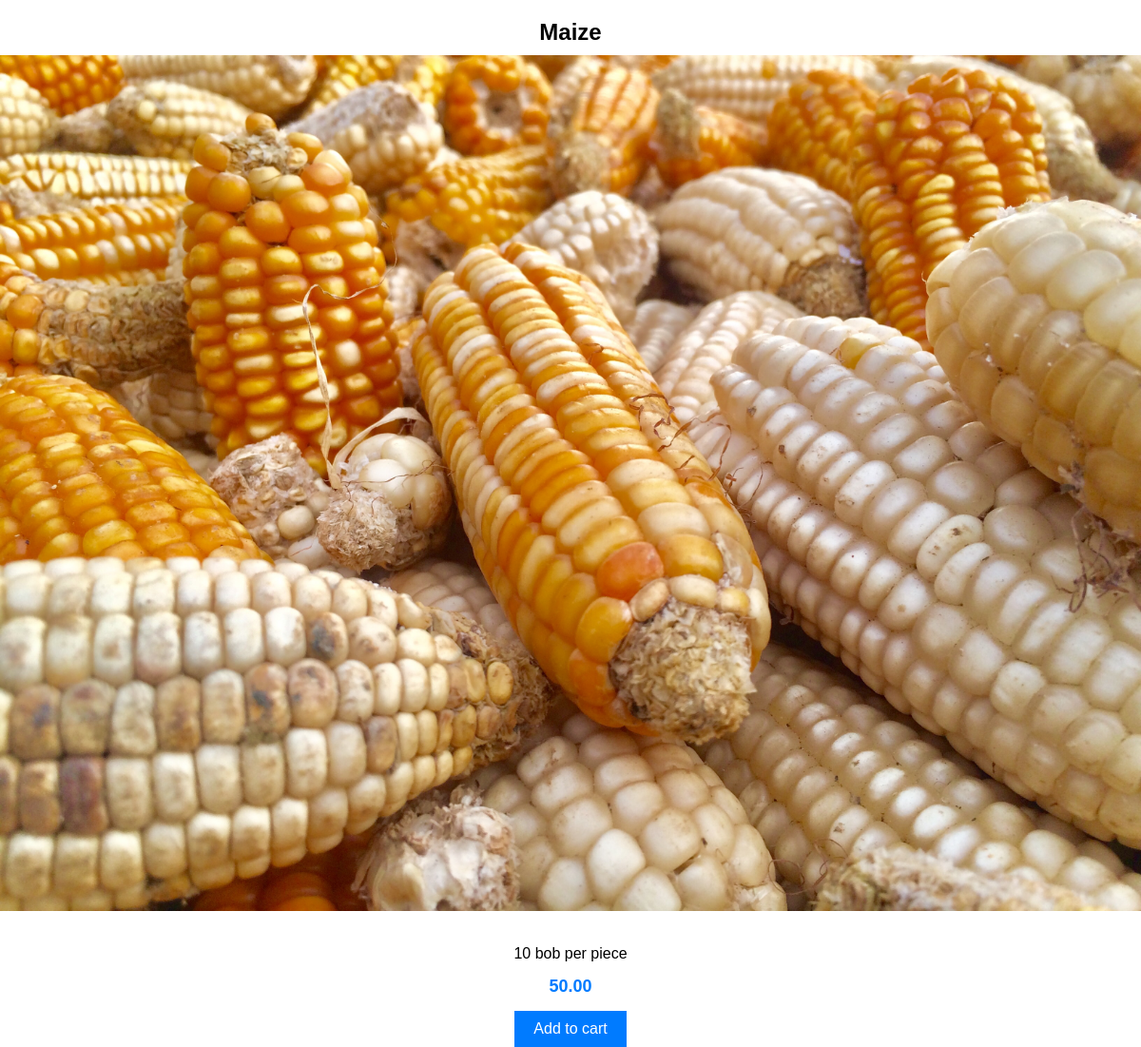
/inventories/products/6/, run on the app's committed database.
### inventories/models.py (models this page shows)
class Product(models.Model):
    name=models.CharField(max_length=32)
    price=models.DecimalField(max_digits=8,decimal_places=2)
    description=models.TextField()
    image=models.ImageField()
    date_created=models.DateTimeField(auto_now_add=True)
    date_updated=models.DateTimeField(auto_now=True)
    stock=models.PositiveIntegerField()
    vendor = models.ForeignKey(Vendors, null=True, on_delete=models.CASCADE)

### inventories/views.py (the view)
# urls.py: path("products/<int:id>/", product_detail, name="product_detail_view"),
def product_detail(request,id):
    product=Product.objects.get(id=id)
    return render(request,"inventories/product_detail.html",{"product":product})

### templates/inventories/product_detail.html (shortened to what this page needs)
<!DOCTYPE html>
<html lang="en">
<head>
</head>
<body>
    <h2>{{product.name}}</h2>
    <img src="{{product.image.url}}"/>
    <p>{{product.description}}</p>
    <span>{{product.price}}</span>
    <button> Add to cart</button>
</body>
</html>

### templates/inventories/product_detail.html (style rules this page uses)
body { font-family: Arial, sans-serif; margin: 0; padding: 0; background-image: url("https://images.unsplash.com/photo-1610348725531-843dff563e2c?ixlib=rb-4.0.3&ixid=M3wxMjA3fDB8MHxzZWFyY2h8MjB8fHZlZ2V0YWJsZXN8ZW58MHx8MHx8fDA%3D&auto=format&fit=crop&w=500&q=60"); background-repeat: no-repeat; background-attachment: fixed; background-size: cover; display: flex; flex-direction: column; align-items: center; justify-content: center; min-height: 100vh; }
h2 { font-size: 24px; margin-bottom: 10px; }
img { max-width: 100%; height: auto; margin-bottom: 20px; }
p { font-size: 16px; margin-bottom: 15px; }
span { font-size: 18px; font-weight: bold; color: #007bff; margin-bottom: 15px; }
button { padding: 10px 20px; background-color: #007bff; color: #fff; border: none; cursor: pointer; font-size: 16px; transition: background-color 0.3s ease; }

### data on the page
Product: name "Maize", image (picture), description "10 bob per piece", price "50.00"
